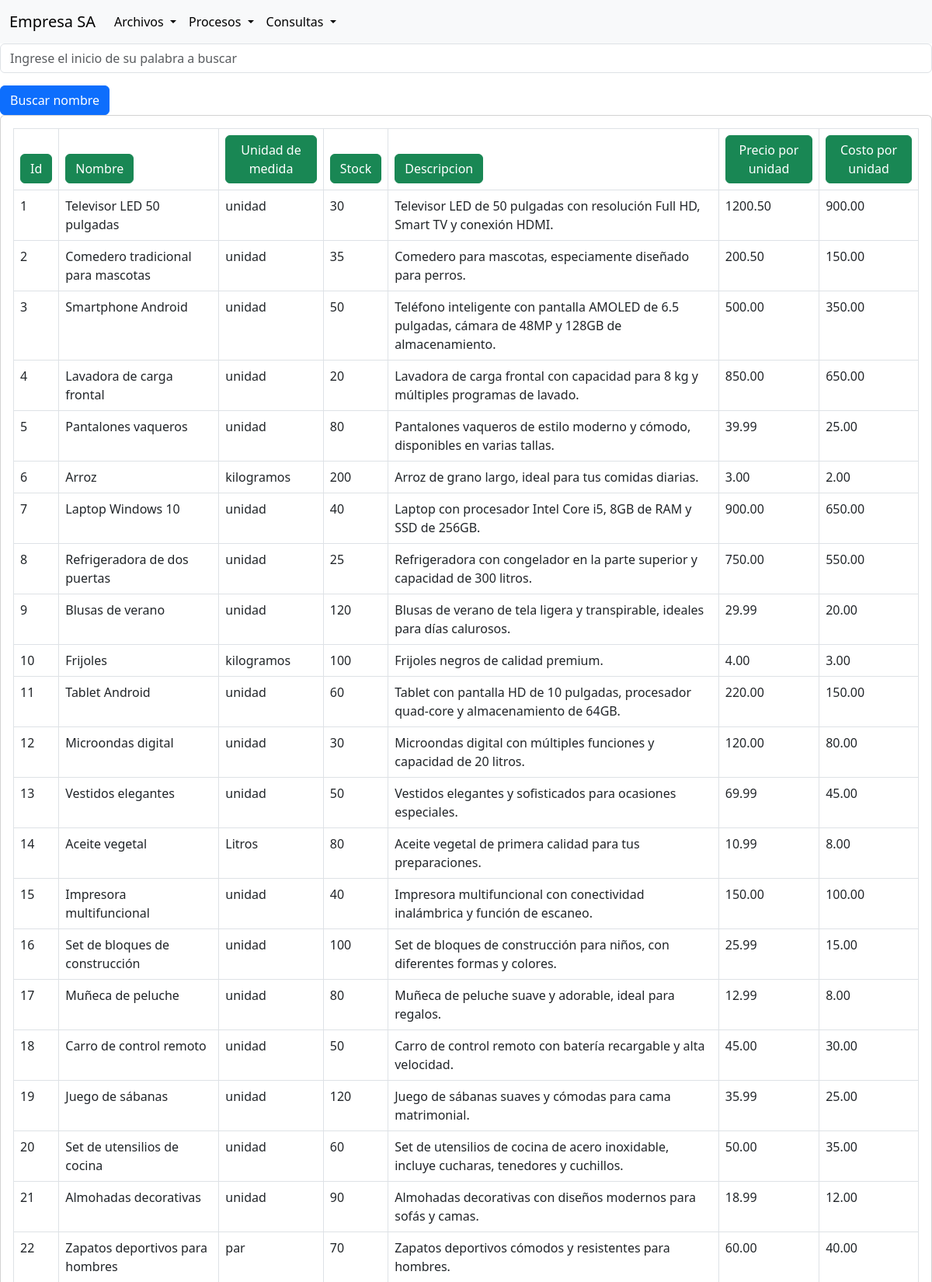
/productos_consultar.php (signed in, upper part), run on the app's committed database.
### tables this page shows
CREATE TABLE `producto` (
  `id` int(11) NOT NULL,
  `nombre_producto` varchar(50) NOT NULL,
  `unidad_medida` varchar(15) NOT NULL,
  `stock` int(11) NOT NULL,
  `descripcion` varchar(256) DEFAULT NULL,
  `precio_unidad` decimal(10,2) NOT NULL,
  `costo_unidad` decimal(10,2) NOT NULL,
  `id_linea` int(11) DEFAULT NULL
);

### clases/producto.php (called while the page is built, shortened)
<?php
class Producto {
    private $conn;
    public function conectar_db($cn){
        $this->conn = $cn;
    }
    public function leerCuando($columna,$cadena){
        $sql = "SELECT * FROM producto WHERE $columna  LIKE '$cadena%';";
        $res = mysqli_query($this->conn, $sql);
        return $res;
    }
}
?>

### productos_consultar.php (the view, shortened to what this page needs)
<?php
include_once('header.php');
include_once('clases/producto.php');
$conexion = connect_db();
$producto = new Producto();
$producto->conectar_db($conexion);
$busqueda="";
?>
<form action="productos_consultar.php" method="POST">
    <div class="mb-3">
        <input type="text" class="form-control" id="busqueda" placeholder="Ingrese el inicio de su palabra a buscar" name="busqueda">
    </div>
    <button type="submit" class="btn btn-primary">Buscar nombre</button>
</form>
<?php
    $datos_producto = $producto->leerCuando("nombre_producto",$busqueda);
    if ($datos_producto) {
        ?>
        <div class="card card-body">
            <table class="table table-bordered">
                <thead>
                    <tr>
                        <form action="productos_consultar.php" method="post">
                            <th><button type="submit" class="btn btn-success" name="botonOrden" value="1">Id</button></th>
                            <th><button type="submit" class="btn btn-success" name="botonOrden" value="2">Nombre</button></th>
                            <th><button type="submit" class="btn btn-success" name="botonOrden" value="3">Unidad de medida</button></th>
                            <th><button type="submit" class="btn btn-success" name="botonOrden" value="4">Stock</button></th>
                            <th><button type="submit" class="btn btn-success" name="botonOrden" value="5">Descripcion</button></th>
                            <th><button type="submit" class="btn btn-success" name="botonOrden" value="6">Precio por unidad</button></th>
                            <th><button type="submit" class="btn btn-success" name="botonOrden" value="7">Costo por unidad</button></th>
                        </form>
                    </tr>
                </thead>
                <tbody>
                    <?php
                    while ($row = mysqli_fetch_array($datos_producto)) {
                        $id = $row['id'];
                        $nombre = $row['nombre_producto'];
                        $unidad=$row['unidad_medida'];
                        $stock=$row['stock'];
                        $descripcion=$row['descripcion'];
                        $precio=$row['precio_unidad'];
                        $costo=$row['costo_unidad'];
                        ?>
                        <tr>
                            <td>
                                <?php echo $id; ?>
                            </td>
                            <td>
                                <?php echo $nombre; ?>
                            </td>
                            <td>
                                <?php echo $unidad; ?>
                            </td>
                            <td>
                                <?php echo $stock; ?>
                            </td>
                            <td>
                                <?php echo $descripcion; ?>
                            </td>
                            <td>
                                <?php echo $precio; ?>
                            </td>
                            <td>
                                <?php echo $costo; ?>
                            </td>
                        </tr>
                        <?php
                    }
                    ?>
                </tbody>
            </table>
        </div>
        <?php
}
include('footer.php');
?>

### data on the page
producto: id "1", nombre_producto "Televisor LED 50 pulgadas", unidad_medida "unidad", stock "30", descripcion "Televisor LED de 50 pulgadas con resolución Full HD, Smart TV y conexión HDMI.", precio_unidad "1200.50", costo_unidad "900.00"
producto: id "2", nombre_producto "Comedero tradicional para mascotas", unidad_medida "unidad", stock "35", descripcion "Comedero para mascotas, especiamente diseñado para perros.", precio_unidad "200.50", costo_unidad "150.00"
producto: id "3", nombre_producto "Smartphone Android", unidad_medida "unidad", stock "50", descripcion "Teléfono inteligente con pantalla AMOLED de 6.5 pulgadas, cámara de 48MP y 128GB de almacenamiento.", precio_unidad "500.00", costo_unidad "350.00"
producto: id "4", nombre_producto "Lavadora de carga frontal", unidad_medida "unidad", stock "20", descripcion "Lavadora de carga frontal con capacidad para 8 kg y múltiples programas de lavado.", precio_unidad "850.00", costo_unidad "650.00"
producto: id "5", nombre_producto "Pantalones vaqueros", unidad_medida "unidad", stock "80", descripcion "Pantalones vaqueros de estilo moderno y cómodo, disponibles en varias tallas.", precio_unidad "39.99", costo_unidad "25.00"
producto: id "6", nombre_producto "Arroz", unidad_medida "kilogramos", stock "200", descripcion "Arroz de grano largo, ideal para tus comidas diarias.", precio_unidad "3.00", costo_unidad "2.00"
producto: id "7", nombre_producto "Laptop Windows 10", unidad_medida "unidad", stock "40", descripcion "Laptop con procesador Intel Core i5, 8GB de RAM y SSD de 256GB.", precio_unidad "900.00", costo_unidad "650.00"
producto: id "8", nombre_producto "Refrigeradora de dos puertas", unidad_medida "unidad", stock "25", descripcion "Refrigeradora con congelador en la parte superior y capacidad de 300 litros.", precio_unidad "750.00", costo_unidad "550.00"
producto: id "9", nombre_producto "Blusas de verano", unidad_medida "unidad", stock "120", descripcion "Blusas de verano de tela ligera y transpirable, ideales para días calurosos.", precio_unidad "29.99", costo_unidad "20.00"
producto: id "10", nombre_producto "Frijoles", unidad_medida "kilogramos", stock "100", descripcion "Frijoles negros de calidad premium.", precio_unidad "4.00", costo_unidad "3.00"
producto: id "11", nombre_producto "Tablet Android", unidad_medida "unidad", stock "60", descripcion "Tablet con pantalla HD de 10 pulgadas, procesador quad-core y almacenamiento de 64GB.", precio_unidad "220.00", costo_unidad "150.00"
producto: id "12", nombre_producto "Microondas digital", unidad_medida "unidad", stock "30", descripcion "Microondas digital con múltiples funciones y capacidad de 20 litros.", precio_unidad "120.00", costo_unidad "80.00"
producto: id "13", nombre_producto "Vestidos elegantes", unidad_medida "unidad", stock "50", descripcion "Vestidos elegantes y sofisticados para ocasiones especiales.", precio_unidad "69.99", costo_unidad "45.00"
producto: id "14", nombre_producto "Aceite vegetal", unidad_medida "Litros", stock "80", descripcion "Aceite vegetal de primera calidad para tus preparaciones.", precio_unidad "10.99", costo_unidad "8.00"
producto: id "15", nombre_producto "Impresora multifuncional", unidad_medida "unidad", stock "40", descripcion "Impresora multifuncional con conectividad inalámbrica y función de escaneo.", precio_unidad "150.00", costo_unidad "100.00"
producto: id "16", nombre_producto "Set de bloques de construcción", unidad_medida "unidad", stock "100", descripcion "Set de bloques de construcción para niños, con diferentes formas y colores.", precio_unidad "25.99", costo_unidad "15.00"
producto: id "17", nombre_producto "Muñeca de peluche", unidad_medida "unidad", stock "80", descripcion "Muñeca de peluche suave y adorable, ideal para regalos.", precio_unidad "12.99", costo_unidad "8.00"
producto: id "18", nombre_producto "Carro de control remoto", unidad_medida "unidad", stock "50", descripcion "Carro de control remoto con batería recargable y alta velocidad.", precio_unidad "45.00", costo_unidad "30.00"
producto: id "19", nombre_producto "Juego de sábanas", unidad_medida "unidad", stock "120", descripcion "Juego de sábanas suaves y cómodas para cama matrimonial.", precio_unidad "35.99", costo_unidad "25.00"
producto: id "20", nombre_producto "Set de utensilios de cocina", unidad_medida "unidad", stock "60", descripcion "Set de utensilios de cocina de acero inoxidable, incluye cucharas, tenedores y cuchillos.", precio_unidad "50.00", costo_unidad "35.00"
producto: id "21", nombre_producto "Almohadas decorativas", unidad_medida "unidad", stock "90", descripcion "Almohadas decorativas con diseños modernos para sofás y camas.", precio_unidad "18.99", costo_unidad "12.00"
producto: id "22", nombre_producto "Zapatos deportivos para hombres", unidad_medida "par", stock "70", descripcion "Zapatos deportivos cómodos y resistentes para hombres.", precio_unidad "60.00", costo_unidad "40.00"
